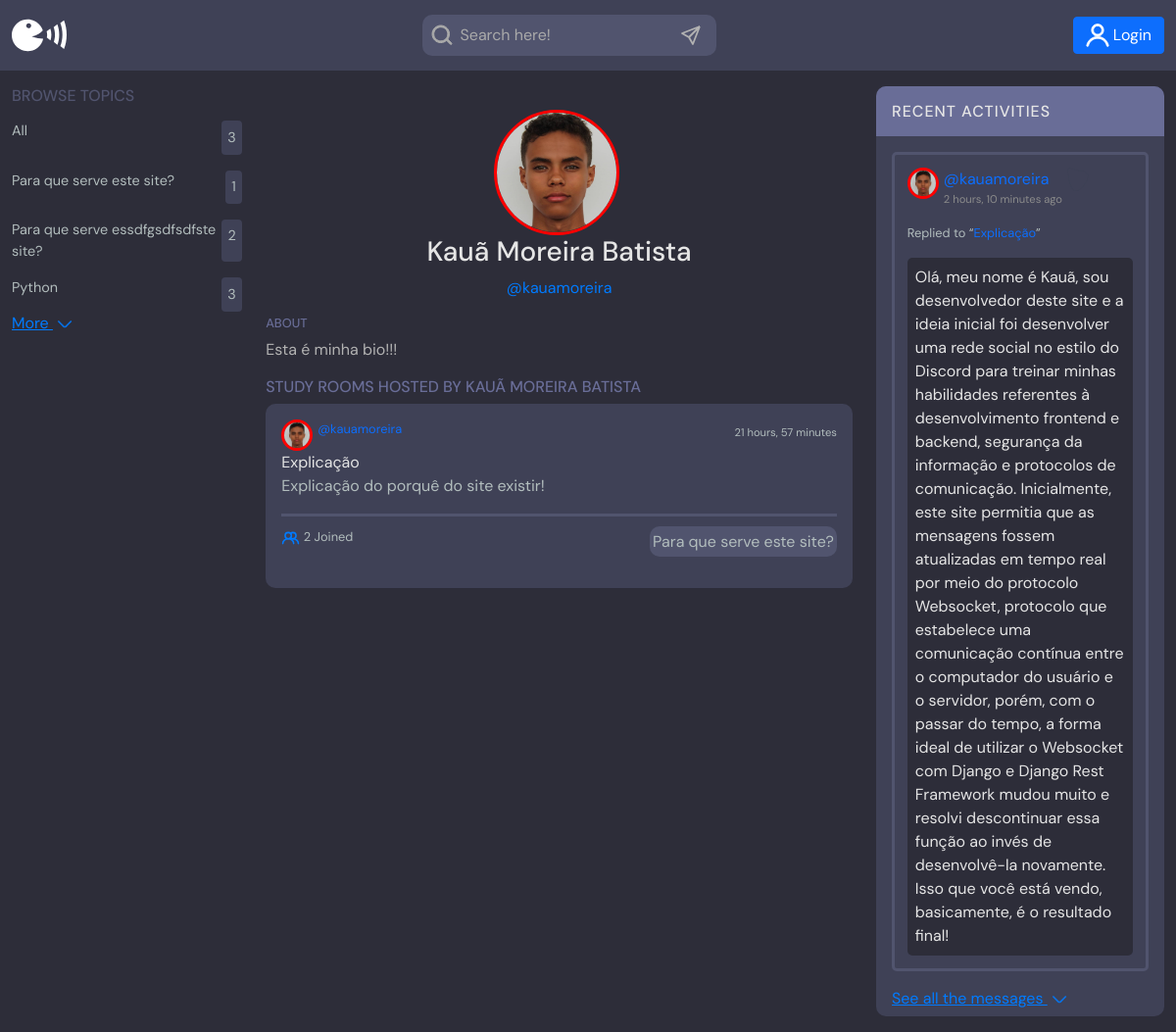
Screenshot of /profile/3/ with the database file from the repository.
### base/models.py (models this page shows, shortened)
class Topic(models.Model):
	name=models.CharField(max_length=200)#Short string row

class User(AbstractUser):
	name=models.CharField(max_length=200,null=True)#Define the length max to the text | null=True -> Define this new field as a NULL in DB
	username=models.CharField(unique=True,max_length=200,null=True)#Define the length max to the text | null=True -> Define this new field as a NULL in DB
	email=models.EmailField(unique=True,null=True)#This field must be unique to each user | null=True -> Define this new field as a NULL in DB
	bio=models.TextField(null=True)#null=True -> Define this new field as a NULL in DB
	avatar=models.ImageField(null=True, default="avatar.svg")#This command is related to the "pillow" library. This library is a processing image library.
	USERNAME_FIELD='username'#Set a field that will be used in Admin Page to login
	REQUIRED_FIELDS=[]

class Room(models.Model):
	host = models.ForeignKey(User,on_delete=models.SET_NULL,null=True)#null=True -> Define this new field as a NULL in DB
	topic = models.ForeignKey(Topic,on_delete=models.SET_NULL,null=True)#null=True -> Define this new field as a NULL in DB
	name=models.CharField(max_length=200)#Short string row
	description=models.TextField(null=True,blank=True)#Long string row
	participants=models.ManyToManyField(User,related_name='participants',blank=True)#blank=True => define that it has participants doesnt is required
	updated=models.DateTimeField(auto_now=True)#Last updating DataTime in the room
	created=models.DateTimeField(auto_now_add=True)#Creating DataTime in the room
	class Meta:
		ordering=['-updated','-created']#['-updated','-created'] => The newest to the oldest inserts in DB will be shown in the website | ['updated','created'] => The oldest to the newest inserts in DB will be shown in the website
	def __str__(self):
		return str(self.name)

class Message(models.Model):
    user = models.ForeignKey(User, on_delete=models.CASCADE)
    room = models.ForeignKey(Room, on_delete=models.CASCADE)
    body = models.TextField()
    updated = models.DateTimeField(auto_now=True)#Last updating DataTime in the message
    created = models.DateTimeField(auto_now_add=True)#Creating DataTime in the room
    class Meta:
        ordering = ['-updated', '-created']#['-updated','-created'] => The newest to the oldest inserts in DB will be shown in the website | ['updated','created'] => The oldest to the newest inserts in DB will be shown in the website

### base/views.py (the view)
# urls.py: path('profile/<str:pk>/',views.userProfile,name="user-profile"),#<str:pk> => Dynamic url route
def userProfile(request,pk):
    user=User.objects.get(id=pk)#It gets the user in the database
    rooms=user.room_set.all()#room_set.all() get every data of Room model OF THIS SPECIFIC USER
    roomMessages=user.message_set.all()#message_set.all() get every data of Message model OF THIS SPECIFIC USER
    topics=Topic.objects.all()#It returns every data in topic in DB
    context={'user':user,'rooms':rooms,'roomMessages':roomMessages,'topics':topics}
    return render(request,'base/profile.html',context)

### base/templates/base/profile.html (shortened to what this page needs)
{% extends 'main.html' %}
{% load static %}
{% block content %}
  <main class="container-fluid">
    <div class="gridHome">
      {% include 'base/topics_component.html' %}
      <div class="roomList m-4">
        <div class="profile">
          <div class="avatar__large">
            <img src="{{ user.avatar.url }}" />
          </div>
          <div class="profile__info">
            <h3>{{user.name}}</h3>
            <p>@{{user.username}}</p>
          </div>
          <div class="profile__about">
            <h3>About</h3>
            <p>{{ user.bio }}</p>
          </div>
        </div>
        <div class="roomList__header">
            <h2>Study Rooms Hosted by {{user.name}}</a></h2>
        </div>
        {% include 'base/feed_component.html' %}
      </div>
      {% include 'base/activity_component.html' %}
    </div>
  </main>
{% endblock content %}

### templates/main.html (shortened to what this page needs)
<!DOCTYPE html>
{% load static %}
<html lang="en">
<head>
    <link rel="stylesheet" href="{% static 'styles/MainStyle36.css' %}" />
    <link href="https://cdn.jsdelivr.net/npm/bootstrap@5.1.3/dist/css/bootstrap.min.css" rel="stylesheet">
</head>
<body style="background-color: #2d2d39;">
    {% include 'navbar.html' %}
    {% block content %}
    {% endblock %}
</body>
</html>

### templates/navbar.html
{% load static %}
<header class="navbar">
            <div class="container-fluid">
            <a class="logo" href="{% url 'home' %}">
            <img class="imgLogo" src="{% static 'images/icons/Logo.svg' %}">
            </a>
            <form class="formSearch" method="GET" action="{% url 'home' %}">
                <label>
                  <img class="HeightSVG" src="{% static 'images/icons/Search.svg' %}">
                  <input type="text" name="q" class="inputSearch my=2 me-2" placeholder="Search here!">
                </label>
                <button type="submit" class="submitSearchButton">
                <img class="HeightSVG" src="{% static 'images/icons/Send.svg' %}">
              </button>
            </form>
            {% if request.user.is_authenticated %}
              <div class="header__user">
                <div class="dropdown-options">
                    <a href="{% url 'update-user' %}" class="dropdownItem"><img src="{% static 'images/icons/Settings.svg' %}" class="HeightSVG">Settings</a>
                    <a href="{% url 'logout' %}" class="dropdownItem"><img src="{% static 'images/icons/Logout.svg' %}" class="HeightSVG">Logout</a>
                </div>
                <a href="{% url 'user-profile' request.user.id %}">
                  <div class="avatar avatar--medium active">
                    <img src="{{ request.user.avatar.url }}" />
                  </div>
                  <div class="Names">
                    <span>{{request.user.name}}</span>
                    <small>@{{request.user.username}}</small>
                  </div>
                </a>
                    <button class="dropdown-button">
                            <img src="{% static 'images/icons/More.svg' %}" class="HeightSVG">
                        </button>
      </div>
                {% else %}
            <a href="{% url 'login' %}" class="btn btn-primary" type="button">
                <img title="Login" class="HeightSVG" src="{% static 'images/icons/UserLogin.svg' %}">
                Login
            </a>
            {% endif %}
        </header>

### base/templates/base/topics_component.html
{% load static %}
<div class="topics">
                        <div class="topics__header">
                            <h3 class="titulo tituloTopics">Browse Topics</h3>
                        </div>
                        <ul class="topics__list">
                            <li>
                                <a href="{% url 'home' %}" class="active">All<span>{{topics.count}}</span></a>
                            </li>
                            {% for topic in topics %}
                            <li>
                                <a href="{% url 'home' %}?q={{topic.name}}">{{topic.name}}<span>{{topic.id}}</span></a>
                            </li>
                            {% endfor %}
                        </ul>
                        <a title="More" class="MoreLink" href="{% url 'topics' %}">
                            More
                            <img class="HeightSVG" src="{% static 'images/icons/More.svg' %}">
                        </a>
                    </div>

### base/templates/base/feed_component.html
{% load static %}
{% for room in rooms %}
<div class="roomListRoom">
            <div class="roomListRoom__header">
              <a href="{% url 'user-profile' room.host.id %}" class="roomListRoom__author">
                <div class="avatar">
                  <img src="{{ room.host.avatar.url }}">
                </div>
                <span>@{{room.host.username}}</span>
              </a>
              <div class="roomListRoom__actions">
                <span>{{ room.created|timesince }}</span>
              </div>
            </div>
            <div class="roomListRoom__content">
              <a class="room_name" href="{% url 'room' room.id %}">{{ room.name }}</a>
              <p>{{ room.description }}</p>
            </div>
            <div class="roomListRoom__meta">
              <p class="roomListRoom__joined">
                <img class="HeightSVG" src="{% static 'images/icons/Users.svg' %}">
                {{ room.participants.all.count }} Joined
              </p>
              <p class="roomListRoom__topic">{{ room.topic.name }}</p>
            </div>
          </div>
{% endfor %}

### base/templates/base/activity_component.html
{% load static %}
<div class="activities">
                        <div class="header__activities">
                            <h3 class="titulo tituloActivities">Recent activities</h3>
                        </div>
                        {% for message in roomMessages %}
                        <div class="listMessages">
                            <div class="activities__box">
                                <div class="activities__boxHeader roomListRoom__header">
                              <div href="{% url 'user-profile' message.user.id %}" class="roomListRoom__author">
                                <a href="{% url 'user-profile' message.user.id %}" class="avatar">
                                  <img src="{{ message.user.avatar.url }}">
                                </a>
                                <div>
                                    <a href="{% url 'user-profile' message.user.id %}">@{{ message.user }}</a>
                                    <small>{{ message.created|timesince }} ago</small>
                                </div>
                                {% if request.user == message.user %}
                                <a href="{% url 'delete-message' message.id %}">
                                    <img class="HeightSVG" src="{% static 'images/icons/TrashGray.svg' %}">
                                </a>
                                {% else %}
                                <div>
                                    <img class="HeightSVG" src="{% static 'images/icons/Void.svg' %}">
                                </div>
                                {% endif %}
                              </div>
                          </div>
                        </div>
                        <div class="activities__boxContent">
                  <p>Replied to “<a href="{% url 'room' message.room.id %}">{{ message.room }}</a>”</p>
                  <div class="activities__boxRoomContent">{{ message.body }}</div>
                </div>
                    </div>
                    {% endfor %}
                    <a title="More" class="MoreLink" href="{% url 'activities' %}">
                            See all the messages
                            <img class="HeightSVG" src="{% static 'images/icons/More.svg' %}">
                        </a>
                </div>

### static/styles/MainStyle36.css (style rules this page uses)
* { font-family: "DM Sans", -apple-system, BlinkMacSystemFont, "Segoe UI", Roboto, Oxygen, Ubuntu, Cantarell, "Open Sans", "Helvetica Neue", sans-serif; }
main { margin: 1rem; }
input { color: #b2b2b2; }
::placeholder { color: #aaaaaa; }
.formSearch,.formSearchMobile,#formWriteMessage { display: flex; justify-content: space-between; padding: 0.5rem; border-radius: 10px; background-color: #51546e; width: 18.75em; }
.inputSearch { outline: none; caret-color: white; border: none; background-color: #51546e; }
.navbar { background-color: #3f4156; }
.HeightSVG { width: 1.5rem; height: 1.5rem; }
.imgLogo { width: 3.5rem; }
.titulo { text-transform: uppercase; font-size: 1rem; }
.tituloTopics { padding-bottom: 0.rem; color: #51546e; }
.tituloActivities { font-weight: 500; padding: 1rem 1.0rem; color: #e5e5e5; letter-spacing: 1px; }
.header__activities { color: #e5e5e5; border-top-left-radius: 10px; border-top-right-radius: 10px; background-color: #696d97; width: 100%; }
.activities { padding-bottom: 0.3125rem; border-radius: 10px; background-color: #3f4156; }
.listMessages { margin: 1em; padding: 0.8em; border-radius: 5px; border: 3px solid #51546e; background-color: #3f4156; }
.activities__boxRoomContent { color: #e5e5e5; padding: 0.5rem; border-radius: 0.625rem; }
.avatar img { border: 3px solid red; width: 2rem; border-radius: 100%; margin-right: 5px; }
.roomListRoom__author { display: flex; justify-content: left; text-decoration: none; }
.gridHome { display: grid; grid-template-columns: 20% 55% 25%; }
.roomListRoom__author span { text-decoration: none; font-size: 0.8rem; }
.roomListRoom__author div { display: grid; grid-template-rows: auto auto; }
.roomListRoom__author div a { text-decoration: none; }
.roomListRoom__author div small { font-size: 0.7rem; color: #8b8b8b; }
.roomListRoom__author div img { width: 2rem; }
.activities__boxRoomContent { background-color: #2d2d39; padding: 0.5rem; border-radius: 5px; margin-top: 0.5rem; width: 100%; }
.activities__boxContent { color: #b2bdbd; }
.activities__boxContent p { font-size: 0.8rem; }
.activities__boxContent p a { text-decoration: none; }
.MoreLink { padding-left: 1rem; padding-bottom: 1rem; color: #007bff; }
.activities__box { margin-bottom: 1rem; }
.topics__list { margin: 0px; padding: 0px; list-style: none; }
.topics__list li { width: 100%; margin-top: 1rem; }
.topics__list li a { display: flex; justify-content: space-between; text-decoration: none; color: #b2bdbd; font-size: 0.9rem; }
.topics__list li a span { background-color: #3f4156; padding: 0.4rem; border-radius: 4px; }
.topics a { padding: 0px; color: #007bff; }
.roomList__header { display: flex; justify-content: space-between; }
.roomListRoom { background-color: #3f4156; border-radius: 10px; padding: 1rem; margin-bottom: 1rem; }
.roomListRoom__header { display: flex; justify-content: space-between; }
.roomListRoom__actions span,.roomListRoom__content p,.roomListRoom__meta { color: #b2bdbd; }
.roomListRoom__actions span { font-size: 0.7rem; }
.roomListRoom__meta { padding-top: 0.625rem; border-top: 3px solid #51546e; display: flex; justify-content: space-between; }
.roomListRoom__topic { color: #b2bdbd; padding: 0.2rem; background-color: #51546e; border-radius: 10px; }
.room_name { color: #e5e5e5; text-decoration: none; }
.roomListRoom__joined { font-size: 0.8rem; }
.roomListRoom__joined img { width: 1.2rem; }
.profile { width: 100%; }
.avatar__large { display: flex; justify-content: center; }
.profile__info { display: grid; justify-items: center; grid-template-rows: auto auto auto; }
.profile__info h3 { color: #e5e5e5; }
.profile__info p { color: #007bff; }
.profile__about p { color: #b2b2b2; }
.profile__about h3 { text-transform: uppercase; font-size: 0.8rem; color: #696d97; }
.roomList__header h2 { text-transform: uppercase; color: #696d97; font-size: 1rem; }
.avatar__large img { border: 3px solid red; width: 8rem; height: 8rem; border-radius: 100%; margin-right: 5px; }
.submitSearchButton { border: none; background-color: #51546e; }

### rows the page displays
Topic: name "Para que serve este site?", id "1"
Topic: name "Para que serve essdfgsdfsdfste site?", id "2"
Topic: name "Python", id "3"
User: avatar (picture), name "Kauã Moreira Batista", username "kauamoreira", bio "Esta é minha bio!!!", name "KAUÃ MOREIRA BATISTA"
Room: host.avatar (picture), host.username "kauamoreira", created "21 hours, 57 minutes", name "Explicação", description "Explicação do porquê do site existir!", participants.all.count "2", topic.name "Para que serve este site?"
Message: user.avatar (picture), user "kauamoreira", created "2 hours, 10 minutes", room "Explicação", body "Olá, meu nome é Kauã, sou desenvolvedor deste site e a ideia inicial foi desenvolver uma rede social no estilo do Discord para treinar minhas habilidades referentes à desenvolvimento frontend e backend, segurança da informação e protocolos de comunicação. Inicialmente, este site permitia que as mensagens fossem atualizadas em tempo real por meio do protocolo Websocket, protocolo que estabelece uma comunicação contínua entre o computador do usuário e o servidor, porém, com o passar do tempo, a forma ideal de utilizar o Websocket com Django e Django Rest Framework mudou muito e resolvi descontinuar essa função ao invés de desenvolvê-la novamente. Isso que você está vendo, basicamente, é o…"

### other values shown
{{ topics.count }} "3"
